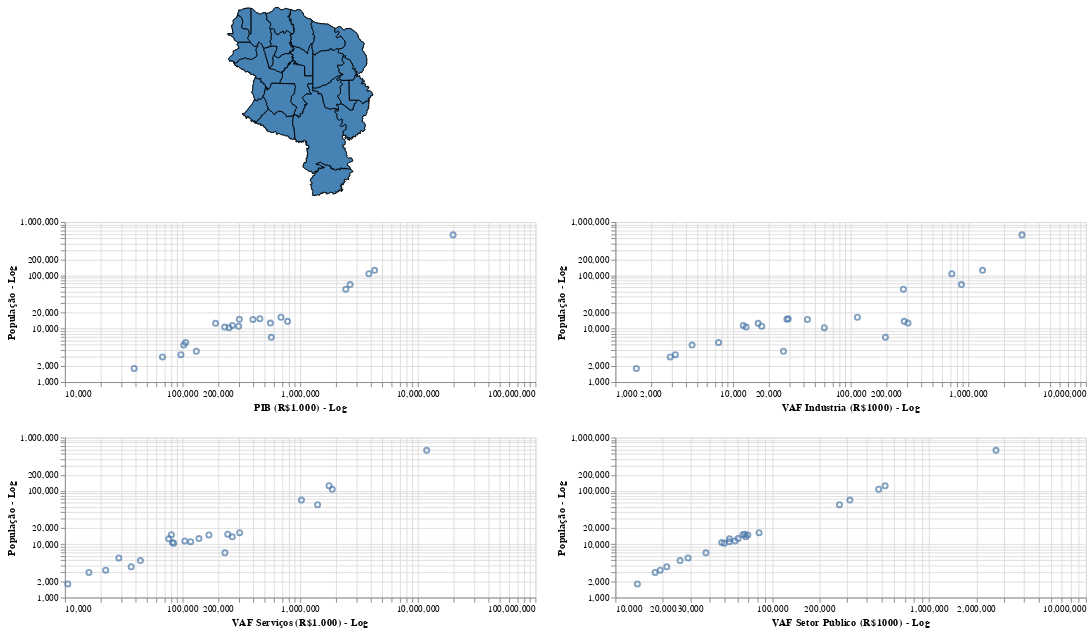

This figure's notebook cell:
### Markdown cell above
## Concentração Econômica e Populacional

### Code cell
interval1 = alt.selection_multi(empty='all') # esta é a seleçção que serve para mapa. Por hora não está em uso.
interval = alt.selection_interval(empty='all', encodings=['x','y']) # esta seleção serve para gráficos

map_area_estudo = alt.Chart(gdf_municipios).mark_geoshape(stroke='black',strokeWidth=1).project().encode(color=alt.condition(interval, alt.value('#4682b4'), alt.value('lightgray')), tooltip='NM_MUN:N').properties(width=500,height=200).add_selection(interval1)

base = alt.Chart(gdf_municipios).mark_geoshape(stroke='black',strokeWidth=1).project().encode(color=alt.value('lightgray'), tooltip='NM_MUN:N').properties(width=500,height=200)

scatter_pib_pop = alt.Chart(gdf_municipios).mark_point().encode(
    x=alt.X('ESCALA_PIB18_mil:Q', scale=alt.Scale(type='log'), sort='ascending', title='PIB (R$1.000) - Log', axis=alt.Axis(tickCount=10))
    , y=alt.Y('ESCALA_POP_20:Q', sort='ascending', title='População - Log', scale=alt.Scale(type='log'))
#    , color=alt.condition(interval, alt.value('#4682b4'), alt.value('lightgray'))
    , tooltip=['NM_MUN:N', 'ESCALA_PIB18_mil', 'ESCALA_POP_20']
#    alt.condition(interval, 'NM_MUN:N', alt.value('lightgray')
                 
).add_selection(interval).properties(width=500,height=170)

scatter_vaf_ind_pop = alt.Chart(gdf_municipios).mark_point().encode(
    x=alt.X('ESCALA_VAF_18_IND_mil:Q', title='VAF Indústria (R$1000) - Log', scale=alt.Scale(type='log'))
    , y=alt.Y('ESCALA_POP_20:Q', sort='ascending', title='População - Log', scale=alt.Scale(type='log'))
#    , color='TERRITORIO_arranjo:N'
    , tooltip=['NM_MUN:N', 'ESCALA_VAF_18_IND_mil', 'ESCALA_POP_20']
#    alt.condition(interval, 'NM_MUN:N', alt.value('lightgray')
                 
).add_selection(interval).properties(width=500,height=170)

scatter_vaf_serv = alt.Chart(gdf_municipios).mark_point().encode(
    x=alt.X('ESCALA_VAF_18_SERV_mil:Q', scale=alt.Scale(type='log'), sort='ascending', title='VAF Serviços (R$1.000) - Log', axis=alt.Axis(tickCount=10))
    , y=alt.Y('ESCALA_POP_20:Q', sort='ascending', title='População - Log', scale=alt.Scale(type='log'))
#    , color='TERRITORIO_arranjo'
    , tooltip=['NM_MUN:N', 'ESCALA_VAF_18_SERV_mil', 'ESCALA_POP_20']
#    alt.condition(interval, 'NM_MUN:N', alt.value('lightgray')
                 
).add_selection(interval).properties(width=500,height=170)

scatter_vaf_pub_pop = alt.Chart(gdf_municipios).mark_point().encode(
    x=alt.X('ESCALA_VAF_18_PUB_mil:Q', title='VAF Setor Público (R$1000) - Log', scale=alt.Scale(type='log'))
    , y=alt.Y('ESCALA_POP_20:Q', sort='ascending', title='População - Log', scale=alt.Scale(type='log'))
#    ,color='TERRITORIO_arranjo'
    , tooltip=['NM_MUN:N', 'ESCALA_VAF_18_PUB_mil', 'ESCALA_POP_20']
#    alt.condition(interval, 'NM_MUN:N', alt.value('lightgray')
                 
).add_selection(interval).properties(width=500,height=170)


chart_concentracao_econpop =((base + map_area_estudo) & (scatter_pib_pop | scatter_vaf_ind_pop) & (scatter_vaf_serv | scatter_vaf_pub_pop))
chart_concentracao_econpop.save('json_chart_concentracao_econpop.json', format='json')
chart_concentracao_econpop
